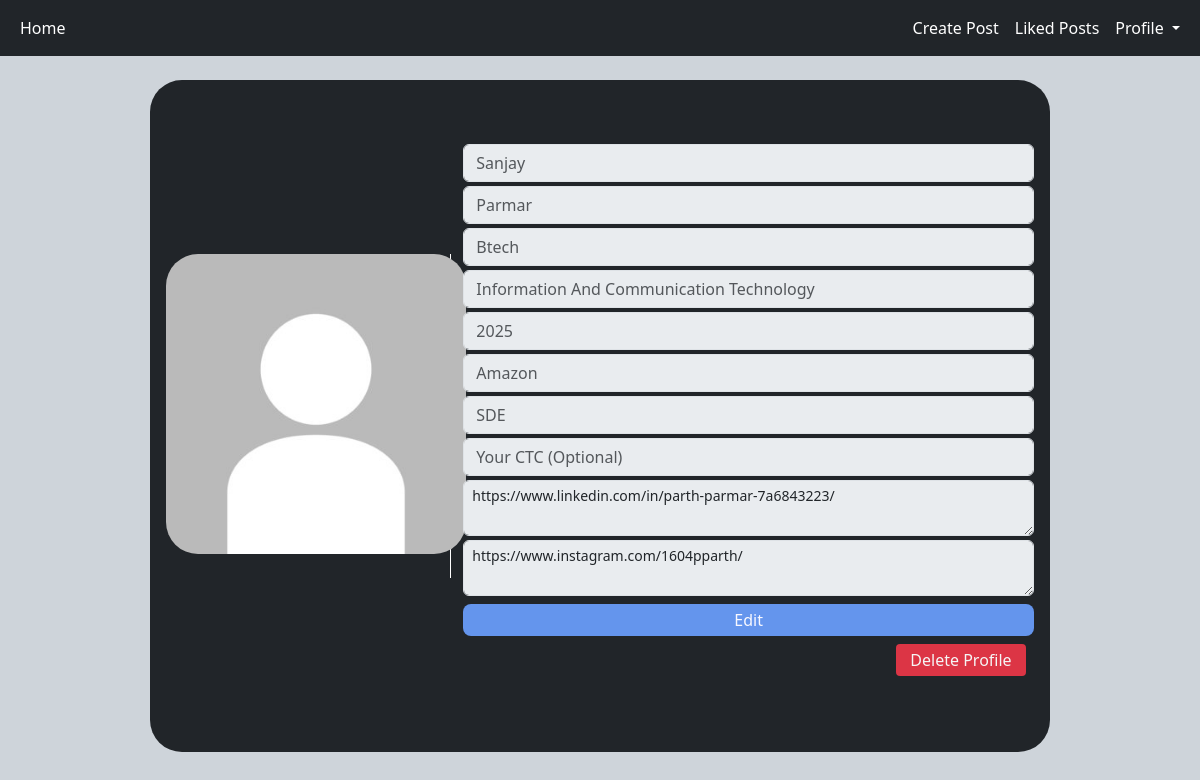
The app's page /profile (signed in) with its own data.
### WOC/models.py (models this page shows, shortened)
class Profile(models.Model):
    user = models.ForeignKey(User, on_delete=models.CASCADE)
    id_user = models.IntegerField()
    first_name = models.CharField(max_length=32)
    last_name = models.CharField(max_length=32)
    profile_photo = models.ImageField(upload_to='profile_photo', default='default_photo.jpg')
    degree = models.CharField(max_length=32)
    program = models.CharField(max_length=60)
    year = models.IntegerField()

class AddProf(models.Model):
    main_user = models.ForeignKey(Profile, on_delete=models.CASCADE, null=True)
    ctc = models.IntegerField(default=-1)
    placed_at = models.CharField(max_length=60, default="DuMmY", blank=True)
    position = models.CharField(max_length=60, default="DuMmY", blank=True)
    linkedin_prof = models.TextField(default="none")
    insta_prof = models.TextField(default="none")

### WOC/views.py (the view)
# urls.py: path('profile', views.profile, name='profile'),
@login_required(login_url='login')
def profile(request):
    user_profile = Profile.objects.get(user=request.user)
    user_add_profile = AddProf.objects.get(main_user=user_profile)
    return render(request, 'profile.html', {'user_profile': user_profile, 'user_add_profile': user_add_profile})

### templates/profile.html (shortened to what this page needs)
<!DOCTYPE html>
<html lang="en">
<head>
    <link href="https://cdn.jsdelivr.net/npm/bootstrap@5.3.0-alpha1/dist/css/bootstrap.min.css" rel="stylesheet">
    <link rel="stylesheet" href="../static/css/profile.css">
</head>
<body class="bg-dark-subtle">
<nav class="navbar navbar-expand-lg bg-dark sticky-top">
  <div class="container-fluid ">
    <div class="collapse navbar-collapse " id="navbarSupportedContent">
      <ul class="navbar-nav me-auto mb-0 mb-lg-0 ">
        <li class="nav-item">
          <a class="nav-link active text-white" aria-current="page" href="/home">Home</a>
        </li>
          </ul>
        <ul class="navbar-nav ms-auto">
        <li class="nav-item ">
          <a class="nav-link text-white" href="/upload">Create Post</a>
        </li>
            <li class="nav-item ">
          <a class="nav-link text-white" href="likedpost">Liked Posts</a>
        </li>
        <li class="nav-item dropdown">
          <a class="nav-link dropdown-toggle me text-white" href="#" role="button" data-bs-toggle="dropdown" aria-expanded="false" >
            Profile
          </a>
        </li>
      </ul>
    </div>
  </div>
</nav>
<section class="my-4" style="height: 80vh">
    <div class="container bg-dark rounded-5 p-3" style="width: 75%">
        <div class="row d-flex justify-content-center align-items-center h-100">
            <div class="col-4 border-end border-white align-items-center text-center">
                <img src="{{ user_profile.profile_photo.url }}" class="rounded-5 mx-auto d-block mb-4">
            </div>
            <div class="col-8 align-items-center " style="height: 80vh">
                <form action="settings" method="get" class="align-items-center" style="padding-top: 6vh">
                    <input class="form-control mb-1 float-end" type="text" name="fn"  placeholder="{{ user_profile.first_name }}" disabled>
                    <input class="form-control mb-1" type="text" name="ln" placeholder="{{ user_profile.last_name }}" disabled>
                    <input class="form-control mb-1" type="text" name="deg" placeholder="{{ user_profile.degree }}" disabled>
                    <input class="form-control mb-1" type="text" name="prog" placeholder="{{ user_profile.program }}" disabled>
                    <input class="form-control mb-1" type="text" name="year" placeholder="{{ user_profile.year }}" disabled>
                    {% if user_add_profile.placed_at != "DuMmY" %}
                        <input class="form-control mb-1" type="text" name="placed_at" placeholder="{{ user_add_profile.placed_at }}" disabled>
                    {% else %}
                        <input class="form-control mb-1" type="text" name="placed_at" placeholder="Company you are currently working with (Optional)" disabled>
                    {% endif %}
                    {% if user_add_profile.position != "DuMmY" %}
                        <input class="form-control mb-1" type="text" name="position" placeholder="{{ user_add_profile.position }}" disabled>
                    {% else %}
                        <input class="form-control mb-1" type="text" name="placed_at" placeholder="Position of yours in your company (Optional)" disabled>
                    {% endif %}
                    {% if user_add_profile.ctc != -1 %}
                        <input class="form-control mb-1" type="text" name="ctc" placeholder="{{ user_add_profile.ctc }}" disabled>
                    {% else %}
                        <input class="form-control mb-1" type="text" name="placed_at" placeholder="Your CTC (Optional)" disabled>
                    {% endif %}
                    {% if user_add_profile.linkedin_prof != "none" %}
                        <textarea class="form-control form-control-sm mb-1 pb-2 rounded-2" placeholder="LinkedIn Profile Link (Optional)" disabled>{{ user_add_profile.linkedin_prof }}</textarea>
                    {% else %}
                        <textarea class="form-control form-control-sm mb-1 pb-2 rounded-2" placeholder="LinkedIn Profile Link (Optional)" disabled></textarea>
                    {% endif %}
                    {% if user_add_profile.insta_prof != "none" %}
                        <textarea class="form-control form-control-sm mb-1 pb-2 rounded-2" placeholder="Instagram Profile Link (Optional)" disabled>{{ user_add_profile.insta_prof }}</textarea>
                    {% else %}
                        <textarea class="form-control form-control-sm mb-1 pb-2 rounded-2" placeholder="Instagram Profile Link (Optional)" disabled></textarea>
                    {% endif %}
                    <button type="submit" class="mb-2 rounded-3" style="width: 100%">Edit</button>
                </form>
                <a href="/delete_profile" class="float-end  p-1 rounded-1 me-2 text-center bg-danger" style="color: #F5F5F5; width: 130px">Delete Profile</a>
            </div>
        </div>
    </div>
</section>
</body>
</html>

### static/css/profile.css (style rules this page uses)
img { width: 300px; height: 300px; }
button { width: 100%; background-color: cornflowerblue; color: ghostwhite; border: none; border-radius: 5px; padding: 4px; margin-top: 4px; margin-bottom: 9px; }
::placeholder { color: #1f1f1f; }
a:link { text-decoration: none; }

### records on screen
Profile: profile_photo (placeholder picture), fn "Sanjay", ln "Parmar", deg "Btech", prog "Information And Communication Technology", year "2025"
AddProf: placed_at "Amazon", position "SDE", linkedin_prof "https://www.linkedin.com/in/parth-parmar-7a6843223/", insta_prof "https://www.instagram.com/1604pparth/"
